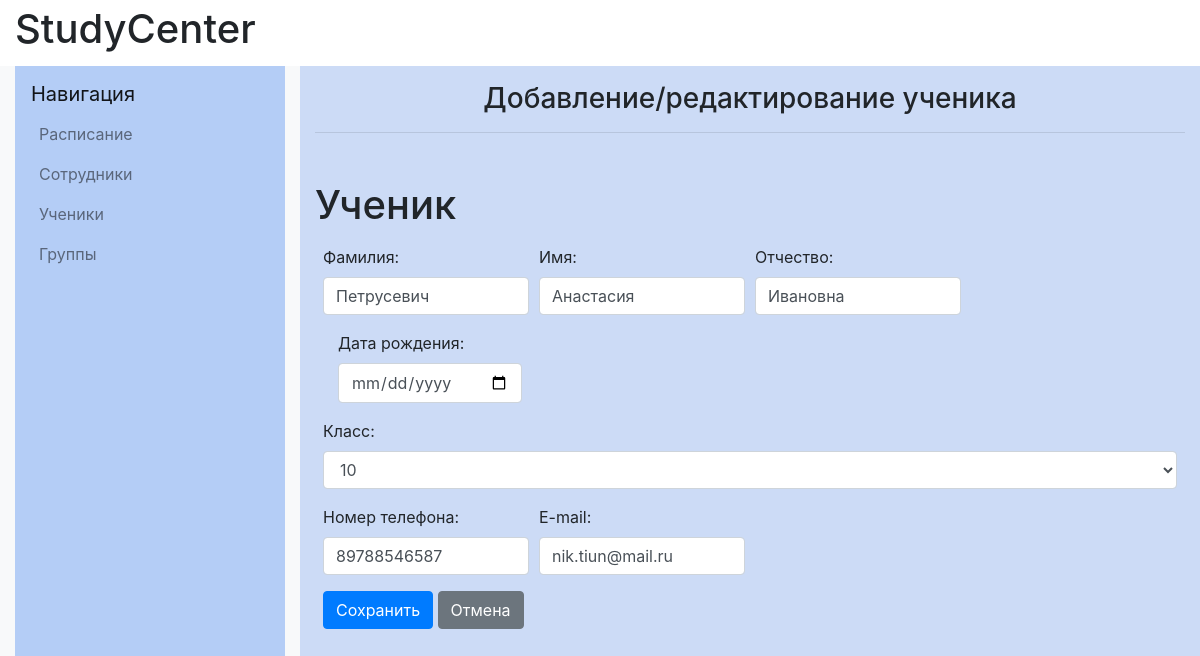
Screenshot of /students/4/edit/ with the database file from the repository.
### catalog/models.py (models this page shows)
class Student(models.Model):
    firstname=models.CharField(max_length=20, verbose_name="Имя")
    lastname=models.CharField(max_length=20, verbose_name="Фамилия")
    fathername=models.CharField(max_length=20, verbose_name="Отчество")
    date_of_birth=models.DateField(verbose_name="Дата рождения")
    grade=models.IntegerField(validators=[
            MaxValueValidator(11),
            MinValueValidator(1)
        ], verbose_name="Класс")
    phone_number=models.CharField(max_length=11,validators=[MinLengthValidator(11)], verbose_name="Номер телефона")
    email=models.EmailField(verbose_name="E-mail")
    objects=models.Manager()
    DoesNotExist = models.Manager
    def __str__(self):
        return f"{self.lastname} {self.firstname}"
    __str__.short_description = 'Ученик'

### catalog/views.py (the view)
# urls.py: path('students/<int:pk>/edit/', views.student_edit, name='student_edit'),
def student_edit(request, pk):
    student = get_object_or_404(Student, pk=pk)
    if request.method == "POST":
        form = StudentForm(request.POST, instance=student)
        if form.is_valid():
            student = form.save(commit=False)
            student.save()
            return redirect('student_detail', pk=student.pk)
    else:
        form = StudentForm(instance=student)
    return render(request, 'student/student_form.html', {'form': form, 'student': student})

### catalog/forms.py
class StudentForm(forms.ModelForm):
    required_css_class = "field"
    date_of_birth = forms.DateField(label="Дата рождения", widget=forms.DateInput(attrs={'type': 'date'}))
    grade = forms.CharField(label="Класс",widget=forms.Select(choices=[(i, str(i)) for i in range(1, 12)]))
    class Meta:
        model = Student
        fields=['lastname', 'firstname','fathername','date_of_birth','grade','phone_number','email',]
        labels ={
            'firstname': "Имя",
            'lastname': "Фамилия",
            'fathername': "Отчество",
            'phone_number': "Номер телефона",
            'email': "E-mail",
        }
        widgets = {
            'firstname': forms.TextInput(attrs={'placeholder': 'имя'}),
            'lastname': forms.TextInput(attrs={'placeholder': 'фамилия'}),
            'fathername': forms.TextInput(attrs={'placeholder': 'отчество',}),
            'grade': forms.NumberInput(attrs={'placeholder': 'от 1 до 11'}),
            'phone_number': forms.TextInput(attrs={'placeholder': '8'}),
            'email': forms.TextInput(attrs={'placeholder': 'example@gmail.com'}),
        }

### catalog/templates/student/student_form.html (shortened to what this page needs)
{% extends "base_generic.html" %}
{% load widget_tweaks %}
{% block content %}
<div class="col-md-8 col-lg-9 content-container" style="background-color: #ccdbf6">
    <h1 class="h3 text-center mt-3">Добавление/редактирование ученика</h1>
    <hr class="mb-5">
    <section>
        <h1>Ученик</h1>
        <form method="POST" class="d-block p-2">
            <div class="form-row">
                <div class="form-group col-md-3">
                    {{ form.lastname.label_tag }}
                    {{ form.lastname|add_class:"form-control"}}
                </div>
                <div class="form-group col-md-3">
                    {{ form.firstname.label_tag }}
                    {{ form.firstname|add_class:"form-control" }}
                </div>
                <div class="form-group col-md-3">
                    {{ form.fathername.label_tag }}
                    {{ form.fathername|add_class:"form-control" }}
                </div>
            </div>
            <div class="form-group col-md-3">
                {{ form.date_of_birth.label_tag }}
                {{ form.date_of_birth|add_class:"form-control"}}
            </div>
            <div class="form-group col-md-3.1">
                {{ form.grade.label_tag }}
                {{ form.grade|add_class:"form-control" }}
            </div>
            <div class="form-row">
                <div class="form-group col-md-3">
                    {{ form.phone_number.label_tag }}
                    {{ form.phone_number|add_class:"form-control" }}
                </div>
                <div class="form-group col-md-3">
                    {{ form.email.label_tag }}
                    {{ form.email|add_class:"form-control" }}
                </div>
            </div>
            <button type="submit" class="save btn btn-primary">Сохранить</button>
            <a class="btn btn-secondary" href="{% url 'students' %}">Отмена</a>
        </form>
    </section>
</div>
{% endblock content %}

### catalog/static/css/styles.css (style rules this page uses)
@media (min-width: 768px) { .form-group label { display: block; } }

### catalog/templates/student/student_form.html (style rules this page uses)
.form-group label { display: block; }

### rows the page displays
Student: lastname "Петрусевич", firstname "Анастасия", fathername "Ивановна", grade "10", phone_number "89788546587", email "nik.tiun@mail.ru"
